Frame 1 (no input): blank canvas, image omitted
Frame 60 (no input): blank canvas, image omitted
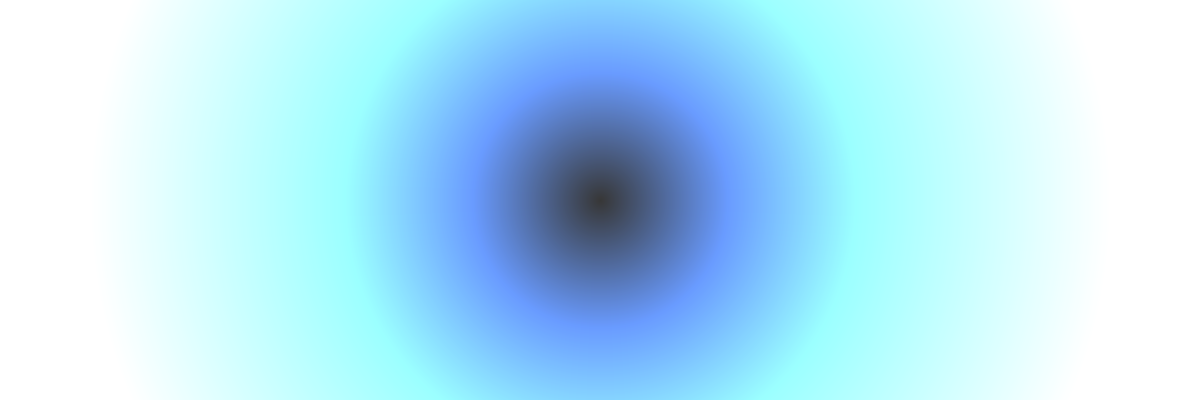
Frame 120 (the mouse pressed at the canvas centre since frame 60)

The p5.js sketch whose frames 1 and 60 were blank and that drew this single picture after the mouse press (run headless with seeded random() and noise() and a simulated clock; from frame 60 on, the mouse is pressed at the canvas centre):

// p5.js sketch
// ── sketch.js
function setup() {
  createCanvas(windowWidth, 400);
}

function draw() {
  
  if(mouseIsPressed) {
    loadPixels();
    
    for(var x = 0; x < width; x++) {
      
      for(var y = 0; y < height; y++) {
      
        var d = dist(x, y, mouseX, mouseY);
        var index = (x+y*width) * 4;
        
        pixels[index + 0] = d/2;
        pixels[index + 1] = d;
        pixels[index + 2] = d*2;
        pixels[index + 3] = 200;
        
      }
    }
    updatePixels();
  }
}
